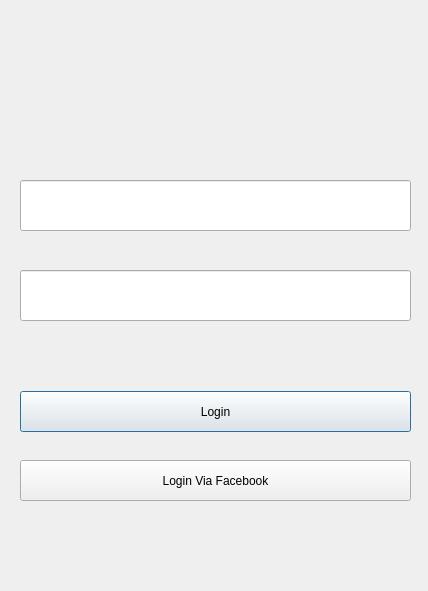
<?xml version="1.0" encoding="UTF-8"?>
<ui version="4.0">
 <class>adminLogin</class>
 <widget class="QDialog" name="adminLogin">
  <property name="geometry">
   <rect>
    <x>0</x>
    <y>0</y>
    <width>428</width>
    <height>591</height>
   </rect>
  </property>
  <property name="windowTitle">
   <string>Dialog</string>
  </property>
  <widget class="QLineEdit" name="lineEdit">
   <property name="geometry">
    <rect>
     <x>20</x>
     <y>180</y>
     <width>391</width>
     <height>51</height>
    </rect>
   </property>
  </widget>
  <widget class="QLineEdit" name="lineEdit_2">
   <property name="geometry">
    <rect>
     <x>20</x>
     <y>270</y>
     <width>391</width>
     <height>51</height>
    </rect>
   </property>
  </widget>
  <widget class="QPushButton" name="pushButton_2">
   <property name="geometry">
    <rect>
     <x>20</x>
     <y>391</y>
     <width>391</width>
     <height>41</height>
    </rect>
   </property>
   <property name="text">
    <string>Login</string>
   </property>
  </widget>
  <widget class="QPushButton" name="pushButton_3">
   <property name="geometry">
    <rect>
     <x>20</x>
     <y>460</y>
     <width>391</width>
     <height>41</height>
    </rect>
   </property>
   <property name="text">
    <string>Login Via Facebook</string>
   </property>
  </widget>
 </widget>
 <resources/>
 <connections/>
</ui>
